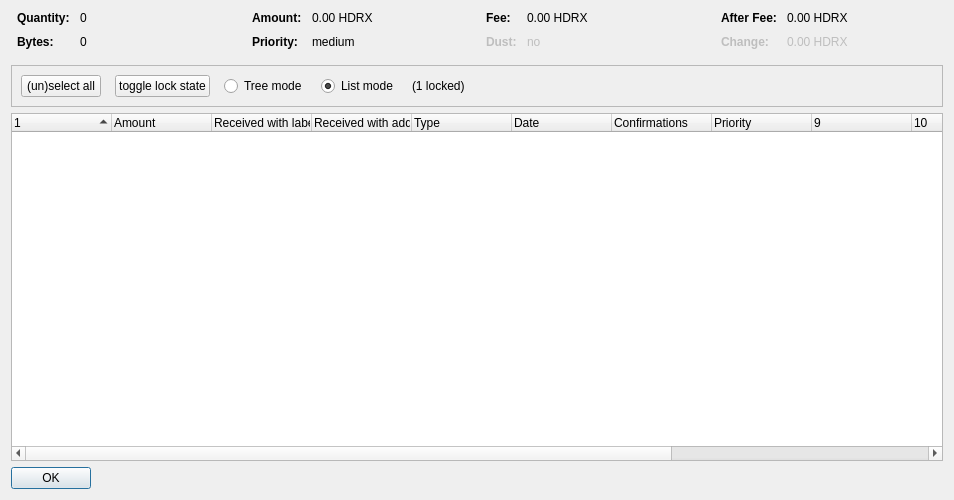
<?xml version="1.0" encoding="UTF-8"?>
<ui version="4.0">
 <class>CoinControlDialog</class>
 <widget class="QDialog" name="CoinControlDialog">
  <property name="geometry">
   <rect>
    <x>0</x>
    <y>0</y>
    <width>954</width>
    <height>500</height>
   </rect>
  </property>
  <property name="windowTitle">
   <string>Coin Selection</string>
  </property>
  <layout class="QVBoxLayout" name="verticalLayout">
   <item>
    <layout class="QHBoxLayout" name="horizontalLayoutTop" stretch="0,0,0,0">
     <property name="topMargin">
      <number>0</number>
     </property>
     <property name="bottomMargin">
      <number>10</number>
     </property>
     <item>
      <layout class="QFormLayout" name="formLayoutCoinControl1">
       <property name="horizontalSpacing">
        <number>10</number>
       </property>
       <property name="verticalSpacing">
        <number>10</number>
       </property>
       <property name="leftMargin">
        <number>6</number>
       </property>
       <property name="rightMargin">
        <number>6</number>
       </property>
       <item row="0" column="0">
        <widget class="QLabel" name="labelCoinControlQuantityText">
         <property name="font">
          <font>
           <weight>75</weight>
           <bold>true</bold>
          </font>
         </property>
         <property name="text">
          <string>Quantity:</string>
         </property>
        </widget>
       </item>
       <item row="0" column="1">
        <widget class="QLabel" name="labelCoinControlQuantity">
         <property name="cursor">
          <cursorShape>IBeamCursor</cursorShape>
         </property>
         <property name="contextMenuPolicy">
          <enum>Qt::ActionsContextMenu</enum>
         </property>
         <property name="text">
          <string notr="true">0</string>
         </property>
         <property name="textInteractionFlags">
          <set>Qt::LinksAccessibleByMouse|Qt::TextSelectableByKeyboard|Qt::TextSelectableByMouse</set>
         </property>
        </widget>
       </item>
       <item row="1" column="0">
        <widget class="QLabel" name="labelCoinControlBytesText">
         <property name="font">
          <font>
           <weight>75</weight>
           <bold>true</bold>
          </font>
         </property>
         <property name="text">
          <string>Bytes:</string>
         </property>
        </widget>
       </item>
       <item row="1" column="1">
        <widget class="QLabel" name="labelCoinControlBytes">
         <property name="cursor">
          <cursorShape>IBeamCursor</cursorShape>
         </property>
         <property name="contextMenuPolicy">
          <enum>Qt::ActionsContextMenu</enum>
         </property>
         <property name="text">
          <string notr="true">0</string>
         </property>
         <property name="textInteractionFlags">
          <set>Qt::LinksAccessibleByMouse|Qt::TextSelectableByKeyboard|Qt::TextSelectableByMouse</set>
         </property>
        </widget>
       </item>
      </layout>
     </item>
     <item>
      <layout class="QFormLayout" name="formLayoutCoinControl2">
       <property name="horizontalSpacing">
        <number>10</number>
       </property>
       <property name="verticalSpacing">
        <number>10</number>
       </property>
       <property name="leftMargin">
        <number>6</number>
       </property>
       <property name="rightMargin">
        <number>6</number>
       </property>
       <item row="0" column="0">
        <widget class="QLabel" name="labelCoinControlAmountText">
         <property name="font">
          <font>
           <weight>75</weight>
           <bold>true</bold>
          </font>
         </property>
         <property name="text">
          <string>Amount:</string>
         </property>
        </widget>
       </item>
       <item row="0" column="1">
        <widget class="QLabel" name="labelCoinControlAmount">
         <property name="cursor">
          <cursorShape>IBeamCursor</cursorShape>
         </property>
         <property name="contextMenuPolicy">
          <enum>Qt::ActionsContextMenu</enum>
         </property>
         <property name="text">
          <string notr="true">0.00 HDRX</string>
         </property>
         <property name="textInteractionFlags">
          <set>Qt::LinksAccessibleByMouse|Qt::TextSelectableByKeyboard|Qt::TextSelectableByMouse</set>
         </property>
        </widget>
       </item>
       <item row="1" column="0">
        <widget class="QLabel" name="labelCoinControlPriorityText">
         <property name="font">
          <font>
           <weight>75</weight>
           <bold>true</bold>
          </font>
         </property>
         <property name="text">
          <string>Priority:</string>
         </property>
        </widget>
       </item>
       <item row="1" column="1">
        <widget class="QLabel" name="labelCoinControlPriority">
         <property name="cursor">
          <cursorShape>IBeamCursor</cursorShape>
         </property>
         <property name="contextMenuPolicy">
          <enum>Qt::ActionsContextMenu</enum>
         </property>
         <property name="text">
          <string>medium</string>
         </property>
         <property name="textInteractionFlags">
          <set>Qt::LinksAccessibleByMouse|Qt::TextSelectableByKeyboard|Qt::TextSelectableByMouse</set>
         </property>
        </widget>
       </item>
      </layout>
     </item>
     <item>
      <layout class="QFormLayout" name="formLayoutCoinControl3">
       <property name="horizontalSpacing">
        <number>10</number>
       </property>
       <property name="verticalSpacing">
        <number>10</number>
       </property>
       <property name="leftMargin">
        <number>6</number>
       </property>
       <property name="rightMargin">
        <number>6</number>
       </property>
       <item row="0" column="0">
        <widget class="QLabel" name="labelCoinControlFeeText">
         <property name="font">
          <font>
           <weight>75</weight>
           <bold>true</bold>
          </font>
         </property>
         <property name="text">
          <string>Fee:</string>
         </property>
        </widget>
       </item>
       <item row="0" column="1">
        <widget class="QLabel" name="labelCoinControlFee">
         <property name="cursor">
          <cursorShape>IBeamCursor</cursorShape>
         </property>
         <property name="contextMenuPolicy">
          <enum>Qt::ActionsContextMenu</enum>
         </property>
         <property name="text">
          <string notr="true">0.00 HDRX</string>
         </property>
         <property name="textInteractionFlags">
          <set>Qt::LinksAccessibleByMouse|Qt::TextSelectableByKeyboard|Qt::TextSelectableByMouse</set>
         </property>
        </widget>
       </item>
       <item row="1" column="0">
        <widget class="QLabel" name="labelCoinControlLowOutputText">
         <property name="enabled">
          <bool>false</bool>
         </property>
         <property name="font">
          <font>
           <weight>75</weight>
           <bold>true</bold>
          </font>
         </property>
         <property name="text">
          <string>Dust:</string>
         </property>
        </widget>
       </item>
       <item row="1" column="1">
        <widget class="QLabel" name="labelCoinControlLowOutput">
         <property name="enabled">
          <bool>false</bool>
         </property>
         <property name="cursor">
          <cursorShape>IBeamCursor</cursorShape>
         </property>
         <property name="contextMenuPolicy">
          <enum>Qt::ActionsContextMenu</enum>
         </property>
         <property name="text">
          <string>no</string>
         </property>
         <property name="textInteractionFlags">
          <set>Qt::LinksAccessibleByMouse|Qt::TextSelectableByKeyboard|Qt::TextSelectableByMouse</set>
         </property>
        </widget>
       </item>
      </layout>
     </item>
     <item>
      <layout class="QFormLayout" name="formLayoutCoinControl4">
       <property name="horizontalSpacing">
        <number>10</number>
       </property>
       <property name="verticalSpacing">
        <number>10</number>
       </property>
       <property name="leftMargin">
        <number>6</number>
       </property>
       <property name="rightMargin">
        <number>6</number>
       </property>
       <item row="0" column="0">
        <widget class="QLabel" name="labelCoinControlAfterFeeText">
         <property name="font">
          <font>
           <weight>75</weight>
           <bold>true</bold>
          </font>
         </property>
         <property name="text">
          <string>After Fee:</string>
         </property>
        </widget>
       </item>
       <item row="0" column="1">
        <widget class="QLabel" name="labelCoinControlAfterFee">
         <property name="cursor">
          <cursorShape>IBeamCursor</cursorShape>
         </property>
         <property name="contextMenuPolicy">
          <enum>Qt::ActionsContextMenu</enum>
         </property>
         <property name="text">
          <string notr="true">0.00 HDRX</string>
         </property>
         <property name="textInteractionFlags">
          <set>Qt::LinksAccessibleByMouse|Qt::TextSelectableByKeyboard|Qt::TextSelectableByMouse</set>
         </property>
        </widget>
       </item>
       <item row="1" column="0">
        <widget class="QLabel" name="labelCoinControlChangeText">
         <property name="enabled">
          <bool>false</bool>
         </property>
         <property name="font">
          <font>
           <weight>75</weight>
           <bold>true</bold>
          </font>
         </property>
         <property name="text">
          <string>Change:</string>
         </property>
        </widget>
       </item>
       <item row="1" column="1">
        <widget class="QLabel" name="labelCoinControlChange">
         <property name="enabled">
          <bool>false</bool>
         </property>
         <property name="cursor">
          <cursorShape>IBeamCursor</cursorShape>
         </property>
         <property name="contextMenuPolicy">
          <enum>Qt::ActionsContextMenu</enum>
         </property>
         <property name="text">
          <string notr="true">0.00 HDRX</string>
         </property>
         <property name="textInteractionFlags">
          <set>Qt::LinksAccessibleByMouse|Qt::TextSelectableByKeyboard|Qt::TextSelectableByMouse</set>
         </property>
        </widget>
       </item>
      </layout>
     </item>
    </layout>
   </item>
   <item>
    <widget class="QFrame" name="frame">
     <property name="minimumSize">
      <size>
       <width>0</width>
       <height>40</height>
      </size>
     </property>
     <property name="frameShape">
      <enum>QFrame::StyledPanel</enum>
     </property>
     <property name="frameShadow">
      <enum>QFrame::Sunken</enum>
     </property>
     <layout class="QHBoxLayout" name="horizontalLayout">
      <item>
       <layout class="QHBoxLayout" name="horizontalLayoutPanel" stretch="0,0,0,0,0,0">
        <property name="spacing">
         <number>14</number>
        </property>
        <item>
         <widget class="QPushButton" name="pushButtonSelectAll">
          <property name="sizePolicy">
           <sizepolicy hsizetype="Maximum" vsizetype="Fixed">
            <horstretch>0</horstretch>
            <verstretch>0</verstretch>
           </sizepolicy>
          </property>
          <property name="text">
           <string>(un)select all</string>
          </property>
          <property name="autoDefault">
           <bool>false</bool>
          </property>
         </widget>
        </item>
        <item>
         <widget class="QPushButton" name="pushButtonToggleLock">
          <property name="sizePolicy">
           <sizepolicy hsizetype="Maximum" vsizetype="Fixed">
            <horstretch>0</horstretch>
            <verstretch>0</verstretch>
           </sizepolicy>
          </property>
          <property name="text">
           <string>toggle lock state</string>
          </property>
          <property name="autoDefault">
           <bool>false</bool>
          </property>
         </widget>
        </item>
        <item>
         <widget class="QRadioButton" name="radioTreeMode">
          <property name="sizePolicy">
           <sizepolicy hsizetype="Maximum" vsizetype="Fixed">
            <horstretch>0</horstretch>
            <verstretch>0</verstretch>
           </sizepolicy>
          </property>
          <property name="text">
           <string>Tree mode</string>
          </property>
         </widget>
        </item>
        <item>
         <widget class="QRadioButton" name="radioListMode">
          <property name="sizePolicy">
           <sizepolicy hsizetype="Maximum" vsizetype="Fixed">
            <horstretch>0</horstretch>
            <verstretch>0</verstretch>
           </sizepolicy>
          </property>
          <property name="text">
           <string>List mode</string>
          </property>
          <property name="checked">
           <bool>true</bool>
          </property>
         </widget>
        </item>
        <item>
         <widget class="QLabel" name="labelLocked">
          <property name="text">
           <string>(1 locked)</string>
          </property>
         </widget>
        </item>
        <item>
         <spacer name="horizontalSpacer">
          <property name="orientation">
           <enum>Qt::Horizontal</enum>
          </property>
          <property name="sizeHint" stdset="0">
           <size>
            <width>40</width>
            <height>20</height>
           </size>
          </property>
         </spacer>
        </item>
       </layout>
      </item>
     </layout>
    </widget>
   </item>
   <item>
    <widget class="CoinControlTreeWidget" name="treeWidget">
     <property name="contextMenuPolicy">
      <enum>Qt::CustomContextMenu</enum>
     </property>
     <property name="sortingEnabled">
      <bool>false</bool>
     </property>
     <property name="columnCount">
      <number>13</number>
     </property>
     <attribute name="headerShowSortIndicator" stdset="0">
      <bool>true</bool>
     </attribute>
     <attribute name="headerStretchLastSection">
      <bool>false</bool>
     </attribute>
     <column>
      <property name="text">
       <string/>
      </property>
     </column>
     <column>
      <property name="text">
       <string>Amount</string>
      </property>
     </column>
     <column>
      <property name="text">
       <string>Received with label</string>
      </property>
     </column>
     <column>
      <property name="text">
       <string>Received with address</string>
      </property>
     </column>
     <column>
      <property name="text">
	<string>Type</string>
      </property>
     </column>
     <column>
      <property name="text">
       <string>Date</string>
      </property>
     </column>
     <column>
      <property name="text">
       <string>Confirmations</string>
      </property>
      <property name="toolTip">
       <string>Confirmed</string>
      </property>
     </column>
     <column>
      <property name="text">
       <string>Priority</string>
      </property>
     </column>
     <column>
      <property name="text">
       <string/>
      </property>
     </column>
     <column>
      <property name="text">
       <string/>
      </property>
     </column>
     <column>
      <property name="text">
       <string/>
      </property>
     </column>
     <column>
      <property name="text">
       <string/>
      </property>
     </column>
     <column>
      <property name="text">
       <string/>
      </property>
     </column>
    </widget>
   </item>
   <item>
    <widget class="QDialogButtonBox" name="buttonBox">
     <property name="sizePolicy">
      <sizepolicy hsizetype="Maximum" vsizetype="Fixed">
       <horstretch>0</horstretch>
       <verstretch>0</verstretch>
      </sizepolicy>
     </property>
     <property name="orientation">
      <enum>Qt::Horizontal</enum>
     </property>
     <property name="standardButtons">
      <set>QDialogButtonBox::Ok</set>
     </property>
    </widget>
   </item>
  </layout>
 </widget>
 <customwidgets>
  <customwidget>
   <class>CoinControlTreeWidget</class>
   <extends>QTreeWidget</extends>
   <header>coincontroltreewidget.h</header>
  </customwidget>
 </customwidgets>
 <resources/>
 <connections/>
</ui>
